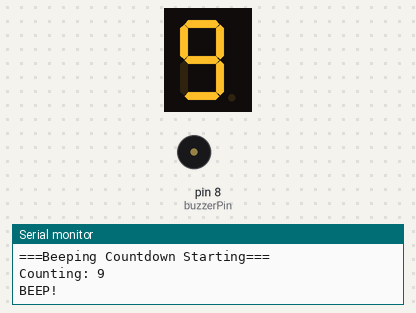
Simulated run of this sketch. Board: Arduino Uno, built with avr-gcc and run on an emulated ATmega328P. On the bench: 1-digit seven-segment display, buzzer (waves = sounding), the last lines printed to the serial monitor. Wiring (inferred from the names in the program): 1-digit 7-segment display, segments lit when HIGH: segments pin 2, pin 3, pin 4, pin 5, pin 6, pin 7, pin 9. The segment pins are drawn as the display they are named for.

Above: at 0.6 s.
At 4.6 s:
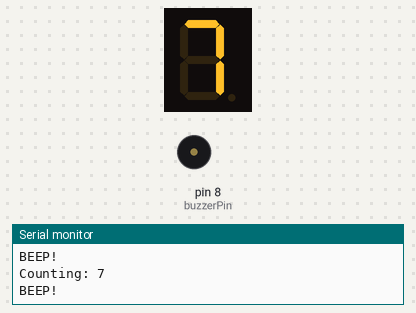
At 8.6 s:
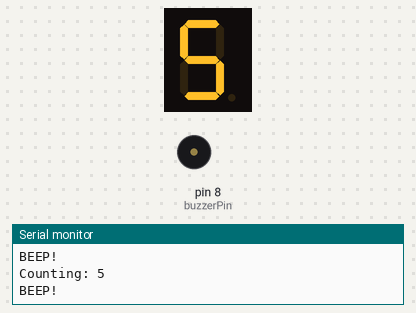
At 18.1 s:
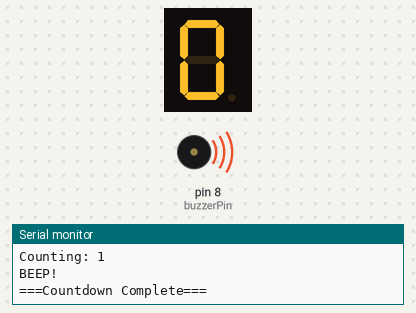
Timing chart, 0 to 20.5 s (numbered marks = the images above):
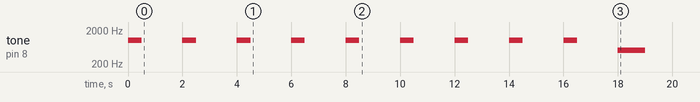

The sketch:

Assignment2_Promise_Immanuel_Ekem.ino
```cpp
int buzzerPin=8;
int segmentPins[] = {2, 3, 4, 5, 6, 7, 9};   // a, b, c, d, e, f, g
int numSegments = sizeof(segmentPins)/sizeof(segmentPins[0]);

// The pattern for each digit. 1 = segment ON, 0 = segment OFF.
byte digits[10][7] = {
    {1, 1, 1, 1, 1, 1, 0},   // 0
    {0, 1, 1, 0, 0, 0, 0},   // 1
    {1, 1, 0, 1, 1, 0, 1},   // 2
    {1, 1, 1, 1, 0, 0, 1},   // 3
    {0, 1, 1, 0, 0, 1, 1},   // 4
    {1, 0, 1, 1, 0, 1, 1},   // 5
    {1, 0, 1, 1, 1, 1, 1},   // 6
    {1, 1, 1, 0, 0, 0, 0},   // 7
    {1, 1, 1, 1, 1, 1, 1},   // 8
    {1, 1, 1, 1, 0, 1, 1},   // 9
};
void showDigit(int n) {
    if (n < 0 || n > 9) return;
    for (int i = 0; i < numSegments; i++) {
        digitalWrite(segmentPins[i], digits[n][i]);
    }
}
void setup() {
      Serial.begin(9600);

    // Set every segment pin as OUTPUT.
    for (int i = 0; i < numSegments; i++) {
        pinMode(segmentPins[i], OUTPUT);
    }

    Serial.println("===Beeping Countdown Starting===");
    int counter=9;

    while(counter >= 1){
      Serial.print("Counting: ");
      Serial.println(counter);
      Serial.println("BEEP!");

      // call the show_digit function and pass in counter
      showDigit(counter);
      tone(buzzerPin,1000,500);
      delay(2000);

      counter-=1;
     }

  showDigit(counter);
  tone(buzzerPin,500,1000);

  // longer completion tone
  Serial.println("===Countdown Complete===");
}

void loop() {


}
```

Measured:
- by itself, tone on pin 8 (buzzerPin): plays 1000 Hz for 0.50 s, 1000 Hz for 0.50 s, 1000 Hz for 0.50 s, 1000 Hz for 0.50 s, 1000 Hz for 0.50 s, 1000 Hz for 0.50 s … (10 notes in this stretch)
- what the display in image 1 shows lasts 2.0 s, from 4.0 s to 6.0 s
